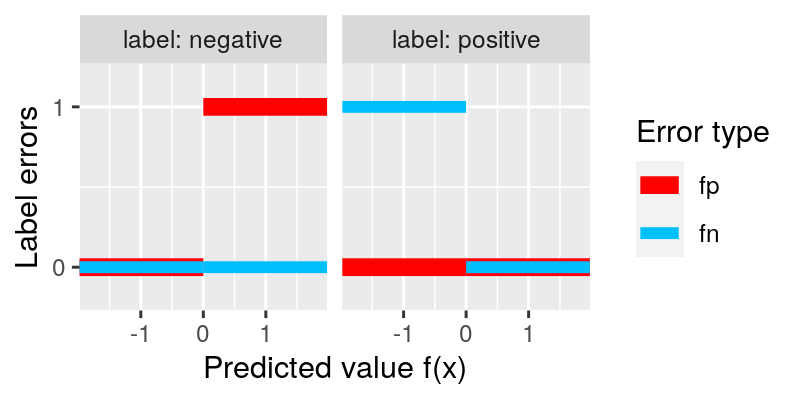

Generate this figure with R:
source("packages.R")

d <- function(min.log.lambda, fp, fn){
  data.table(min.log.lambda, fp, fn)
}
profile <- function(..., possible.fp, possible.fn, errors, labels){
  dt <- do.call(rbind, list(...))
  if(missing(possible.fp))possible.fp <- max(dt$fp)
  if(missing(possible.fn))possible.fn <- max(dt$fn)
  errors <- dt[, fp+fn]
  if(missing(labels))labels <- max(errors)
  dt[, data.table(
    min.log.lambda,
    max.log.lambda=c(min.log.lambda[-1], Inf),
    fp, fn, errors, possible.fp, possible.fn, labels)]
}
profile.list <- list(
  negative=profile(
    d(-Inf, 0, 0),
    d(0, 1, 0)),
  positive=profile(
    d(-Inf, 0, 1),
    d(0, 0, 0)))
profile.wide <- data.table(
  label=names(profile.list)
)[, profile.list[[label]], by=label]
err.sizes <- c(
  fp=3,
  fn=2)
err.colors <- c(
  fp="red",
  fn="deepskyblue")
profile.tall <- data.table::melt(
  profile.wide,
  measure=c("fp", "fn"))
leg <- "Error type"
gg <- ggplot()+
  facet_grid(. ~ label, labeller=label_both)+
  ## theme_bw()+
  ## theme(panel.spacing=grid::unit(0, "lines"))+
  geom_segment(aes(
    min.log.lambda, value,
    color=variable, size=variable,
    xend=max.log.lambda, yend=value),
    data=profile.tall)+
  scale_y_continuous(
    "Label errors",
    breaks=c(0,1),
    limits=c(-0.2, 1.2))+
  scale_color_manual(leg, values=err.colors)+
  scale_size_manual(leg, values=err.sizes)+
  scale_x_continuous(
    "Predicted value f(x)",
    limits=c(-1.8, 1.8))
png("figure-binary-class.png", width=4, height=2, res=200, units="in")
print(gg)
dev.off()
